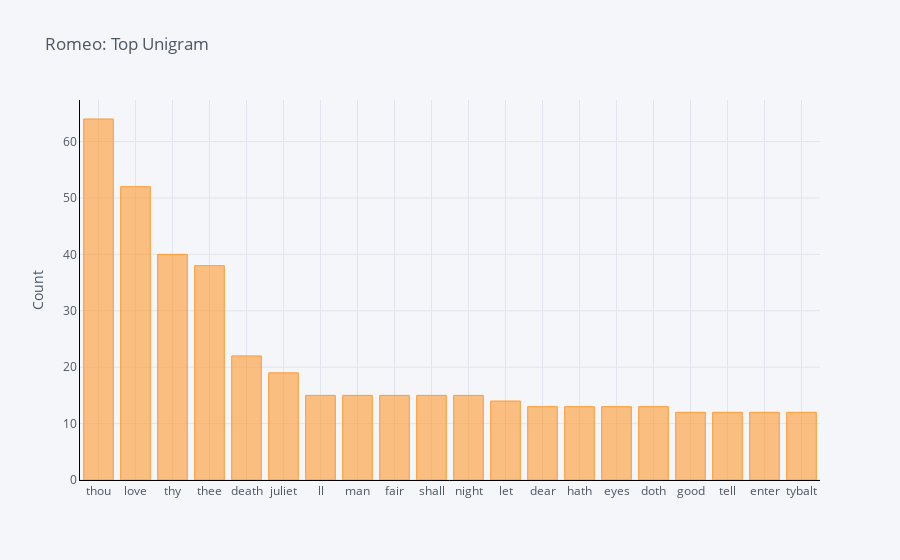

The code cell stored with this chart in its notebook:
### Code cell
df_unigram_romeo\
  .groupby('word')\
  .sum()['count']\
  .sort_values(ascending=False)\
  .iplot(kind='bar',
         yTitle='Count',
         linecolor='black',
         title='Romeo: Top Unigram')

### Figure 1 — Plotly figure (JSON) as saved in the notebook; plotly's stock layout.template omitted (floating-point values rounded to 4 significant figures)
{"data": [{"marker": {"color": "rgba(255, 153, 51, 0.6)", "line": {"color": "rgba(255, 153, 51, 1.0)", "width": 1}}, "name": "count", "orientation": "v", "text": "", "type": "bar", "x": ["thou", "love", "thy", "thee", "death", "juliet", "ll", "man", "fair", "shall", "night", "let", "dear", "hath", "eyes", "doth", "good", "tell", "enter", "tybalt"], "y": [64, 52, 40, 38, 22, 19, 15, 15, 15, 15, 15, 14, 13, 13, 13, 13, 12, 12, 12, 12]}], "layout": {"autosize": true, "legend": {"bgcolor": "#F5F6F9", "font": {"color": "#4D5663"}}, "paper_bgcolor": "#F5F6F9", "plot_bgcolor": "#F5F6F9", "title": {"font": {"color": "#4D5663"}, "text": "Romeo: Top Unigram"}, "xaxis": {"autorange": true, "gridcolor": "#E1E5ED", "linecolor": "black", "range": [-0.5, 19.5], "showgrid": true, "tickfont": {"color": "#4D5663"}, "title": {"font": {"color": "#4D5663"}, "text": ""}, "type": "category", "zerolinecolor": "#E1E5ED"}, "yaxis": {"autorange": true, "gridcolor": "#E1E5ED", "linecolor": "black", "range": [0, 67.37], "showgrid": true, "tickfont": {"color": "#4D5663"}, "title": {"font": {"color": "#4D5663"}, "text": "Count"}, "type": "linear", "zerolinecolor": "#E1E5ED"}}}
